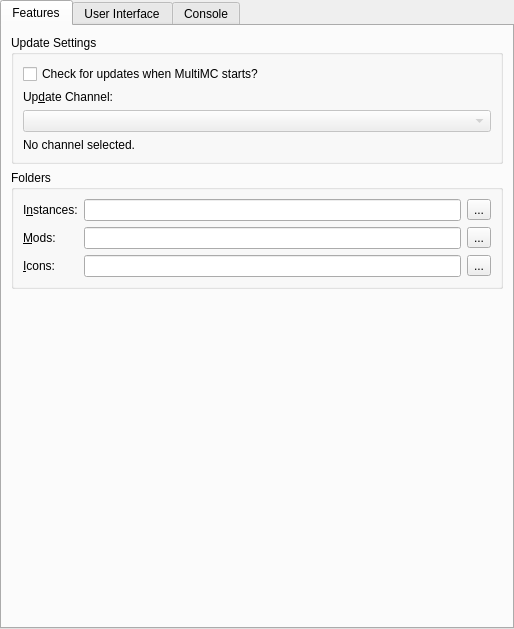
<?xml version="1.0" encoding="UTF-8"?>
<ui version="4.0">
 <class>MultiMCPage</class>
 <widget class="QWidget" name="MultiMCPage">
  <property name="geometry">
   <rect>
    <x>0</x>
    <y>0</y>
    <width>514</width>
    <height>629</height>
   </rect>
  </property>
  <property name="sizePolicy">
   <sizepolicy hsizetype="MinimumExpanding" vsizetype="MinimumExpanding">
    <horstretch>0</horstretch>
    <verstretch>0</verstretch>
   </sizepolicy>
  </property>
  <layout class="QVBoxLayout" name="mainLayout">
   <property name="leftMargin">
    <number>0</number>
   </property>
   <property name="topMargin">
    <number>0</number>
   </property>
   <property name="rightMargin">
    <number>0</number>
   </property>
   <property name="bottomMargin">
    <number>0</number>
   </property>
   <item>
    <widget class="QTabWidget" name="tabWidget">
     <property name="toolTip">
      <string notr="true"/>
     </property>
     <property name="tabShape">
      <enum>QTabWidget::Rounded</enum>
     </property>
     <property name="currentIndex">
      <number>0</number>
     </property>
     <widget class="QWidget" name="featuresTab">
      <attribute name="title">
       <string>Features</string>
      </attribute>
      <layout class="QVBoxLayout" name="verticalLayout_9">
       <item>
        <widget class="QGroupBox" name="updateSettingsBox">
         <property name="title">
          <string>Update Settings</string>
         </property>
         <layout class="QVBoxLayout" name="verticalLayout_7">
          <item>
           <widget class="QCheckBox" name="autoUpdateCheckBox">
            <property name="text">
             <string>Check for updates when MultiMC starts?</string>
            </property>
           </widget>
          </item>
          <item>
           <widget class="QLabel" name="updateChannelLabel">
            <property name="text">
             <string>Up&amp;date Channel:</string>
            </property>
            <property name="buddy">
             <cstring>updateChannelComboBox</cstring>
            </property>
           </widget>
          </item>
          <item>
           <widget class="QComboBox" name="updateChannelComboBox">
            <property name="enabled">
             <bool>false</bool>
            </property>
           </widget>
          </item>
          <item>
           <widget class="QLabel" name="updateChannelDescLabel">
            <property name="text">
             <string>No channel selected.</string>
            </property>
            <property name="wordWrap">
             <bool>true</bool>
            </property>
           </widget>
          </item>
         </layout>
        </widget>
       </item>
       <item>
        <widget class="QGroupBox" name="foldersBox">
         <property name="title">
          <string>Folders</string>
         </property>
         <layout class="QGridLayout" name="foldersBoxLayout">
          <item row="0" column="0">
           <widget class="QLabel" name="labelInstDir">
            <property name="text">
             <string>I&amp;nstances:</string>
            </property>
            <property name="buddy">
             <cstring>instDirTextBox</cstring>
            </property>
           </widget>
          </item>
          <item row="0" column="1">
           <widget class="QLineEdit" name="instDirTextBox"/>
          </item>
          <item row="0" column="2">
           <widget class="QToolButton" name="instDirBrowseBtn">
            <property name="text">
             <string notr="true">...</string>
            </property>
           </widget>
          </item>
          <item row="1" column="0">
           <widget class="QLabel" name="labelModsDir">
            <property name="text">
             <string>&amp;Mods:</string>
            </property>
            <property name="buddy">
             <cstring>modsDirTextBox</cstring>
            </property>
           </widget>
          </item>
          <item row="1" column="1">
           <widget class="QLineEdit" name="modsDirTextBox"/>
          </item>
          <item row="1" column="2">
           <widget class="QToolButton" name="modsDirBrowseBtn">
            <property name="text">
             <string notr="true">...</string>
            </property>
           </widget>
          </item>
          <item row="2" column="1">
           <widget class="QLineEdit" name="iconsDirTextBox"/>
          </item>
          <item row="2" column="0">
           <widget class="QLabel" name="labelIconsDir">
            <property name="text">
             <string>&amp;Icons:</string>
            </property>
            <property name="buddy">
             <cstring>iconsDirTextBox</cstring>
            </property>
           </widget>
          </item>
          <item row="2" column="2">
           <widget class="QToolButton" name="iconsDirBrowseBtn">
            <property name="text">
             <string notr="true">...</string>
            </property>
           </widget>
          </item>
         </layout>
        </widget>
       </item>
       <item>
        <spacer name="verticalSpacer_2">
         <property name="orientation">
          <enum>Qt::Vertical</enum>
         </property>
         <property name="sizeHint" stdset="0">
          <size>
           <width>0</width>
           <height>0</height>
          </size>
         </property>
        </spacer>
       </item>
      </layout>
     </widget>
     <widget class="QWidget" name="generalTab">
      <attribute name="title">
       <string>User Interface</string>
      </attribute>
      <layout class="QVBoxLayout" name="verticalLayout_6">
       <item>
        <widget class="QGroupBox" name="groupBox_3">
         <property name="title">
          <string>MultiMC notifications</string>
         </property>
         <layout class="QVBoxLayout" name="verticalLayout_5">
          <item>
           <widget class="QPushButton" name="resetNotificationsBtn">
            <property name="text">
             <string>Reset hidden notifications</string>
            </property>
            <property name="checkable">
             <bool>true</bool>
            </property>
           </widget>
          </item>
         </layout>
        </widget>
       </item>
       <item>
        <widget class="QGroupBox" name="sortingModeBox">
         <property name="enabled">
          <bool>true</bool>
         </property>
         <property name="title">
          <string>Instance view sorting mode</string>
         </property>
         <layout class="QHBoxLayout" name="sortingModeBoxLayout">
          <item>
           <widget class="QRadioButton" name="sortLastLaunchedBtn">
            <property name="text">
             <string>By &amp;last launched</string>
            </property>
            <attribute name="buttonGroup">
             <string notr="true">sortingModeGroup</string>
            </attribute>
           </widget>
          </item>
          <item>
           <widget class="QRadioButton" name="sortByNameBtn">
            <property name="text">
             <string>By &amp;name</string>
            </property>
            <attribute name="buttonGroup">
             <string notr="true">sortingModeGroup</string>
            </attribute>
           </widget>
          </item>
         </layout>
        </widget>
       </item>
       <item>
        <widget class="QGroupBox" name="themeBox">
         <property name="title">
          <string>Theme</string>
         </property>
         <layout class="QFormLayout" name="formLayout">
          <item row="0" column="0">
           <widget class="QLabel" name="label_3">
            <property name="text">
             <string>&amp;Icons</string>
            </property>
            <property name="buddy">
             <cstring>themeComboBox</cstring>
            </property>
           </widget>
          </item>
          <item row="0" column="1">
           <widget class="QComboBox" name="themeComboBox">
            <property name="sizePolicy">
             <sizepolicy hsizetype="Expanding" vsizetype="Fixed">
              <horstretch>0</horstretch>
              <verstretch>0</verstretch>
             </sizepolicy>
            </property>
            <property name="focusPolicy">
             <enum>Qt::StrongFocus</enum>
            </property>
            <item>
             <property name="text">
              <string>Default</string>
             </property>
            </item>
            <item>
             <property name="text">
              <string>Simple (Dark Icons)</string>
             </property>
            </item>
            <item>
             <property name="text">
              <string>Simple (Light Icons)</string>
             </property>
            </item>
            <item>
             <property name="text">
              <string>Simple (Blue Icons)</string>
             </property>
            </item>
            <item>
             <property name="text">
              <string>Simple (Colored Icons)</string>
             </property>
            </item>
            <item>
             <property name="text">
              <string notr="true">OSX</string>
             </property>
            </item>
            <item>
             <property name="text">
              <string notr="true">iOS</string>
             </property>
            </item>
            <item>
             <property name="text">
              <string notr="true">Flat</string>
             </property>
            </item>
            <item>
             <property name="text">
              <string>Custom</string>
             </property>
            </item>
           </widget>
          </item>
          <item row="1" column="1">
           <widget class="QComboBox" name="themeComboBoxColors">
            <property name="sizePolicy">
             <sizepolicy hsizetype="Expanding" vsizetype="Fixed">
              <horstretch>0</horstretch>
              <verstretch>0</verstretch>
             </sizepolicy>
            </property>
            <property name="focusPolicy">
             <enum>Qt::StrongFocus</enum>
            </property>
           </widget>
          </item>
          <item row="1" column="0">
           <widget class="QLabel" name="label_4">
            <property name="text">
             <string>Colors</string>
            </property>
            <property name="buddy">
             <cstring>themeComboBoxColors</cstring>
            </property>
           </widget>
          </item>
         </layout>
        </widget>
       </item>
       <item>
        <spacer name="generalTabSpacer">
         <property name="orientation">
          <enum>Qt::Vertical</enum>
         </property>
         <property name="sizeHint" stdset="0">
          <size>
           <width>0</width>
           <height>0</height>
          </size>
         </property>
        </spacer>
       </item>
      </layout>
     </widget>
     <widget class="QWidget" name="consoleTab">
      <attribute name="title">
       <string>Console</string>
      </attribute>
      <layout class="QVBoxLayout" name="verticalLayout_2">
       <item>
        <widget class="QGroupBox" name="consoleSettingsBox">
         <property name="title">
          <string>Console Settings</string>
         </property>
         <layout class="QVBoxLayout" name="verticalLayout_3">
          <item>
           <widget class="QCheckBox" name="showConsoleCheck">
            <property name="text">
             <string>Show console while the game is running?</string>
            </property>
           </widget>
          </item>
          <item>
           <widget class="QCheckBox" name="autoCloseConsoleCheck">
            <property name="text">
             <string>Automatically close console when the game quits?</string>
            </property>
           </widget>
          </item>
          <item>
           <widget class="QCheckBox" name="showConsoleErrorCheck">
            <property name="text">
             <string>Show console when the game crashes?</string>
            </property>
           </widget>
          </item>
         </layout>
        </widget>
       </item>
       <item>
        <widget class="QGroupBox" name="groupBox_4">
         <property name="title">
          <string>History limit</string>
         </property>
         <layout class="QGridLayout" name="gridLayout_3">
          <item row="1" column="0">
           <widget class="QCheckBox" name="checkStopLogging">
            <property name="text">
             <string>Stop logging when log overflows</string>
            </property>
           </widget>
          </item>
          <item row="0" column="0">
           <widget class="QSpinBox" name="lineLimitSpinBox">
            <property name="sizePolicy">
             <sizepolicy hsizetype="Expanding" vsizetype="Fixed">
              <horstretch>0</horstretch>
              <verstretch>0</verstretch>
             </sizepolicy>
            </property>
            <property name="suffix">
             <string> lines</string>
            </property>
            <property name="minimum">
             <number>10000</number>
            </property>
            <property name="maximum">
             <number>1000000</number>
            </property>
            <property name="singleStep">
             <number>10000</number>
            </property>
            <property name="value">
             <number>100000</number>
            </property>
           </widget>
          </item>
         </layout>
        </widget>
       </item>
       <item>
        <widget class="QGroupBox" name="themeBox_2">
         <property name="sizePolicy">
          <sizepolicy hsizetype="Preferred" vsizetype="MinimumExpanding">
           <horstretch>0</horstretch>
           <verstretch>0</verstretch>
          </sizepolicy>
         </property>
         <property name="title">
          <string>Console font</string>
         </property>
         <layout class="QGridLayout" name="gridLayout_2">
          <item row="1" column="0" colspan="2">
           <widget class="QTextEdit" name="fontPreview">
            <property name="sizePolicy">
             <sizepolicy hsizetype="Expanding" vsizetype="MinimumExpanding">
              <horstretch>0</horstretch>
              <verstretch>0</verstretch>
             </sizepolicy>
            </property>
            <property name="horizontalScrollBarPolicy">
             <enum>Qt::ScrollBarAlwaysOff</enum>
            </property>
            <property name="undoRedoEnabled">
             <bool>false</bool>
            </property>
            <property name="textInteractionFlags">
             <set>Qt::TextSelectableByKeyboard|Qt::TextSelectableByMouse</set>
            </property>
           </widget>
          </item>
          <item row="0" column="0">
           <widget class="QFontComboBox" name="consoleFont">
            <property name="sizePolicy">
             <sizepolicy hsizetype="Expanding" vsizetype="Fixed">
              <horstretch>0</horstretch>
              <verstretch>0</verstretch>
             </sizepolicy>
            </property>
           </widget>
          </item>
          <item row="0" column="1">
           <widget class="QSpinBox" name="fontSizeBox">
            <property name="minimum">
             <number>5</number>
            </property>
            <property name="maximum">
             <number>16</number>
            </property>
            <property name="value">
             <number>11</number>
            </property>
           </widget>
          </item>
         </layout>
        </widget>
       </item>
      </layout>
     </widget>
    </widget>
   </item>
  </layout>
 </widget>
 <tabstops>
  <tabstop>tabWidget</tabstop>
  <tabstop>autoUpdateCheckBox</tabstop>
  <tabstop>updateChannelComboBox</tabstop>
  <tabstop>instDirTextBox</tabstop>
  <tabstop>instDirBrowseBtn</tabstop>
  <tabstop>modsDirTextBox</tabstop>
  <tabstop>modsDirBrowseBtn</tabstop>
  <tabstop>iconsDirTextBox</tabstop>
  <tabstop>iconsDirBrowseBtn</tabstop>
  <tabstop>resetNotificationsBtn</tabstop>
  <tabstop>sortLastLaunchedBtn</tabstop>
  <tabstop>sortByNameBtn</tabstop>
  <tabstop>themeComboBox</tabstop>
  <tabstop>themeComboBoxColors</tabstop>
  <tabstop>showConsoleCheck</tabstop>
  <tabstop>autoCloseConsoleCheck</tabstop>
  <tabstop>showConsoleErrorCheck</tabstop>
  <tabstop>lineLimitSpinBox</tabstop>
  <tabstop>checkStopLogging</tabstop>
  <tabstop>consoleFont</tabstop>
  <tabstop>fontSizeBox</tabstop>
  <tabstop>fontPreview</tabstop>
 </tabstops>
 <resources/>
 <connections/>
 <buttongroups>
  <buttongroup name="sortingModeGroup"/>
 </buttongroups>
</ui>
